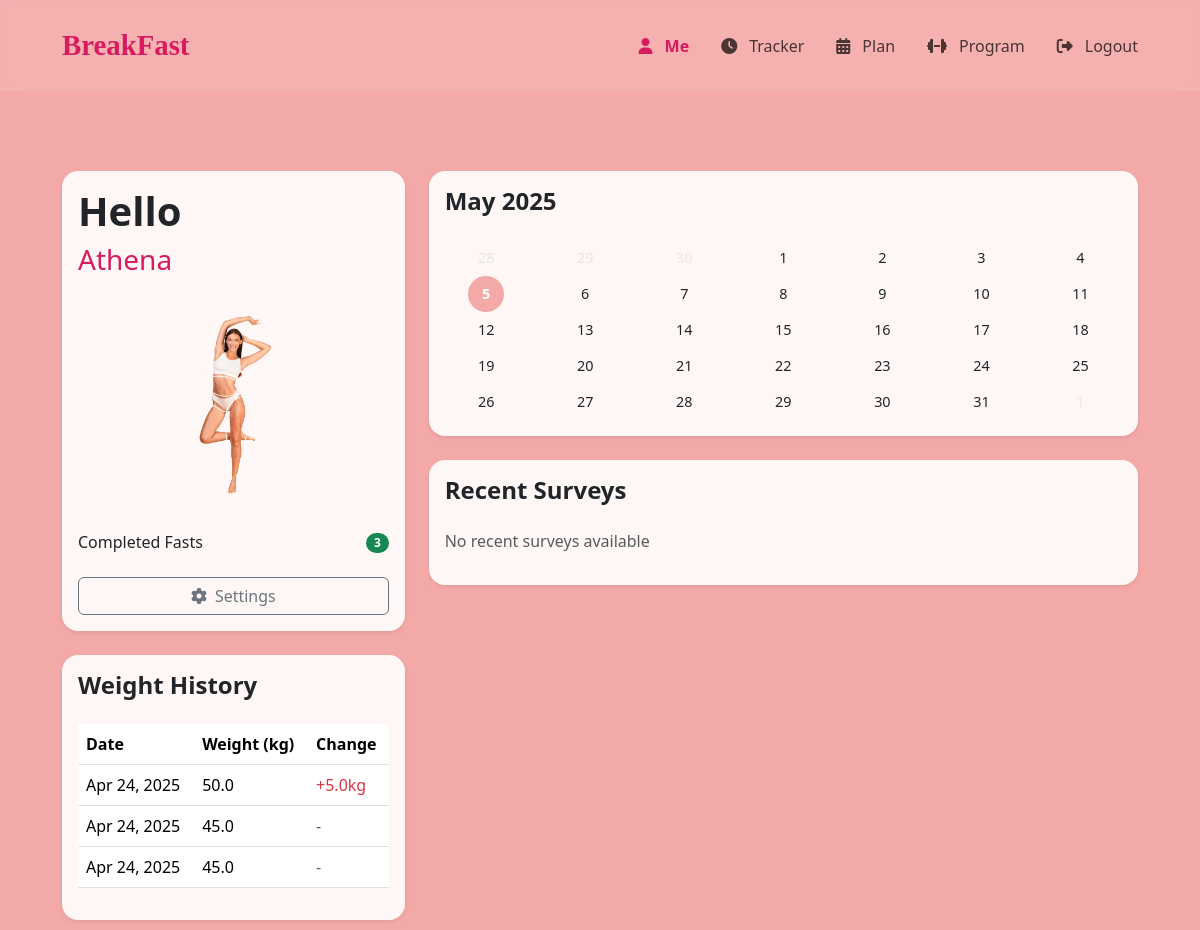
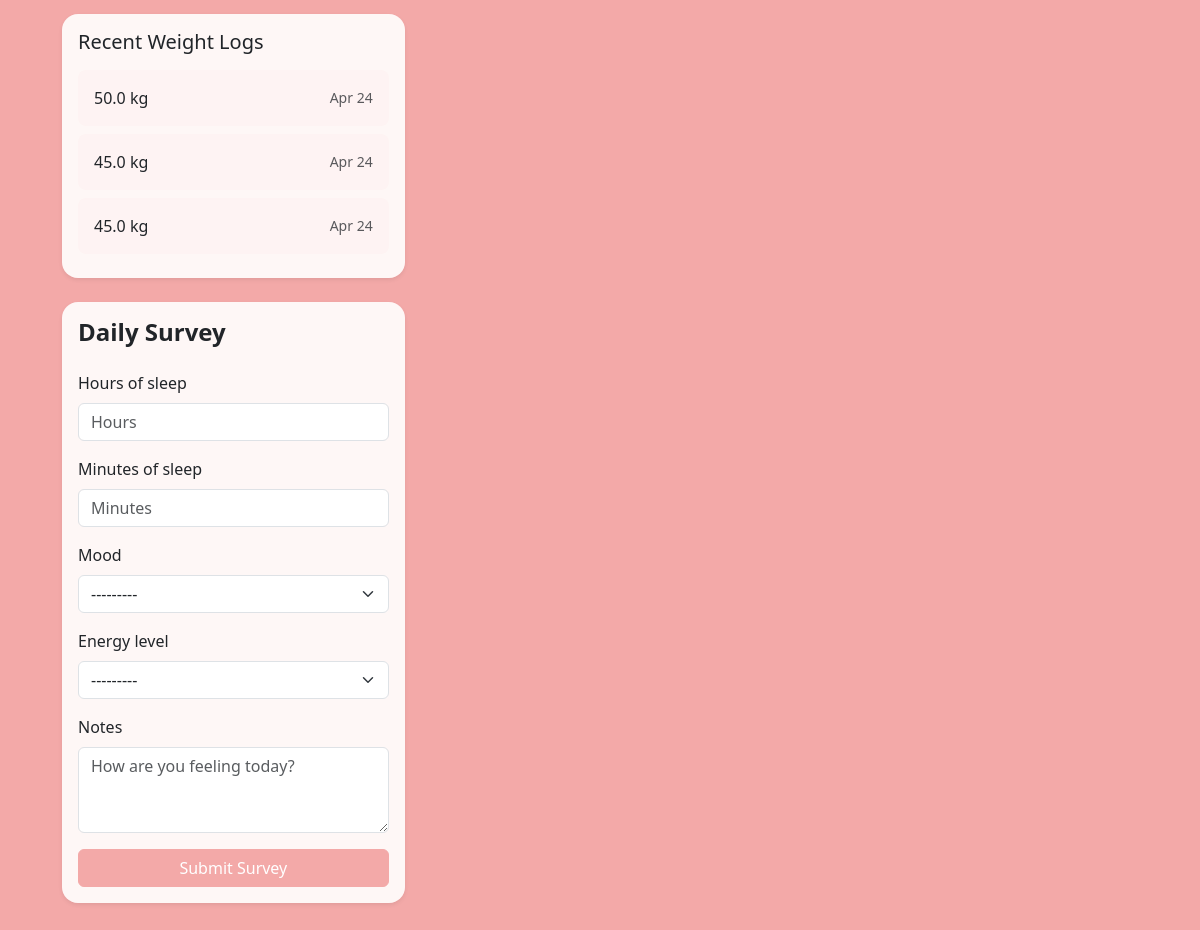
The app's page /breakfast/me/ (signed in) with its own data (2 pictures, top to bottom).
### BreakFast_app/models.py (models this page shows, shortened)
class User(AbstractUser):
    email = models.EmailField(unique=True)
    first_name = models.CharField(max_length=150)
    last_name = models.CharField(max_length=150)
    contact_number = models.CharField(max_length=20, null=True, blank=True)
    profile_picture = models.ImageField(upload_to='profile_pics/', null=True, blank=True)
    USERNAME_FIELD = 'email'
    REQUIRED_FIELDS = ['first_name', 'last_name']

class WeightLog(models.Model):
    user = models.ForeignKey(User, on_delete=models.CASCADE)
    weight = models.FloatField()
    weight_change = models.FloatField(null=True, blank=True)  # Added field for weight change
    body_fat = models.FloatField(null=True, blank=True)
    date = models.DateField(auto_now_add=True)
    notes = models.TextField(null=True, blank=True)
    class Meta:
        ordering = ['-date']

### BreakFast_app/views.py (the view)
# urls.py: path('me/', views.me, name='me'),
@login_required
def me(request):
    user_profile = request.user.userprofile
    today = timezone.now().date()
    current_month = timezone.now().strftime('%B %Y')
    daily_survey = DailySurvey.objects.filter(user=request.user, date=today).first()
    survey_form = None
    if not daily_survey:
        survey_form = DailySurveyForm()
    recent_surveys = DailySurvey.objects.filter(
        user=request.user,
        date__gte=today - timezone.timedelta(days=7)
    ).order_by('-date')
    weight_logs = WeightLog.objects.filter(user=request.user).order_by('-date')[:10]
    completed_fasts = FastingTracker.objects.filter(
        created_by=request.user,
        completed=True
    ).count()
    for i, log in enumerate(weight_logs):
        if i < len(weight_logs) - 1:
            log.weight_change = round(log.weight - weight_logs[i + 1].weight, 1)
        else:
            log.weight_change = 0
    import calendar
    cal = calendar.Calendar(firstweekday=calendar.MONDAY)
    current_date = timezone.now()
    fasting_dates = set(
        FastingTracker.objects.filter(
            created_by=request.user,
            completed=True,
            start_time__year=current_date.year,
            start_time__month=current_date.month
        ).values_list('start_time__day', flat=True)
    )
    calendar_weeks = []
    month_days = cal.monthdatescalendar(current_date.year, current_date.month)
    for week in month_days:
        week_days = []
        for date in week:
            week_days.append({
                'day': date.day,
                'is_current_month': date.month == current_date.month,
                'is_today': date == current_date.date(),
                'has_fast': date.day in fasting_dates
            })
        calendar_weeks.append(week_days)
    context = {
        'user': request.user,
        'user_profile': user_profile,
        'weight_logs': weight_logs,
        'completed_fasts': completed_fasts,
        'daily_survey': daily_survey,
        'survey_form': survey_form,
        'recent_surveys': recent_surveys,
        'current_month': current_month,
        'calendar_weeks': calendar_weeks,
    }
    return render(request, 'me.html', context)

### BreakFast_app/forms.py
class DailySurveyForm(forms.ModelForm):
    class Meta:
        model = DailySurvey
        fields = ['hours_of_sleep', 'minutes_of_sleep', 'mood', 'energy_level', 'notes']
        widgets = {
            'hours_of_sleep': forms.NumberInput(attrs={
                'class': 'form-control',
                'min': '0',
                'max': '23',
                'placeholder': 'Hours'
            }),
            'minutes_of_sleep': forms.NumberInput(attrs={
                'class': 'form-control',
                'min': '0',
                'max': '59',
                'placeholder': 'Minutes'
            }),
            'mood': forms.Select(attrs={
                'class': 'form-select'
            }, choices=[(i, str(i)) for i in range(1, 6)]),
            'energy_level': forms.Select(attrs={
                'class': 'form-select'
            }, choices=[(i, str(i)) for i in range(1, 6)]),
            'notes': forms.Textarea(attrs={
                'class': 'form-control',
                'rows': 3,
                'placeholder': 'How are you feeling today?'
            })
        }

### BreakFast_app/templates/me.html (shortened to what this page needs)
{% extends 'base.html' %}
{% load static %}
{% block content %}
<div class="container py-5">
    <div class="row g-4">
        <div class="col-lg-4">
            <div class="card shadow-sm rounded-4 mb-4">
                <div class="card-body">
                    <h1 class="display-6 fw-bold mb-2">Hello</h1>
                    <h2 class="h3 mb-4" style="color: #d81b60;">{{ user.first_name|default:"Athena" }}</h2>
                    <div class="text-center mb-4">
                        <img src="{% static 'images/ategurl_nbg.png' %}" alt="Profile" class="img-fluid" style="max-width: 200px;">
                    </div>
                    <div class="d-flex justify-content-between align-items-center">
                        <h6 class="mb-0">Completed Fasts</h6>
                        <span class="badge bg-success rounded-pill">{{ completed_fasts }}</span>
                    </div>
                    <a href="{% url 'personalinfo' %}" class="btn btn-outline-secondary w-100 mt-4">
                        <i class="fas fa-cog me-2"></i>Settings
                    </a>
                </div>
            </div>
            <div class="card shadow-sm rounded-4 mb-4">
                <div class="card-body">
                    <h3 class="h4 fw-bold mb-4">Weight History</h3>
                    {% if weight_logs %}
                        <div class="table-responsive">
                            <table class="table table-hover">
                                <thead>
                                    <tr>
                                        <th>Date</th>
                                        <th>Weight (kg)</th>
                                        <th>Change</th>
                                    </tr>
                                </thead>
                                <tbody>
                                    {% for log in weight_logs %}
                                        <tr>
                                            <td>{{ log.date|date:"M d, Y" }}</td>
                                            <td>{{ log.weight }}</td>
                                            <td>
                                                {% if log.weight_change > 0 %}
                                                    <span class="text-danger">+{{ log.weight_change }}kg</span>
                                                {% elif log.weight_change < 0 %}
                                                    <span class="text-success">{{ log.weight_change }}kg</span>
                                                {% else %}
                                                    <span class="text-muted">-</span>
                                                {% endif %}
                                            </td>
                                        </tr>
                                    {% endfor %}
                                </tbody>
                            </table>
                        </div>
                    {% else %}
                        <p class="text-muted text-center">No weight logs yet. Start tracking your weight by completing fasts!</p>
                    {% endif %}
                </div>
            </div>
            <div class="card shadow-sm rounded-4 mb-4">
                <div class="card-body">
                    <h5 class="card-title mb-3">Recent Weight Logs</h5>
                    {% for log in weight_logs %}
                    <div class="log-item">
                        <div class="d-flex justify-content-between align-items-center">
                            <span>{{ log.weight }} kg</span>
                            <small class="text-muted">{{ log.date|date:"M d" }}</small>
                        </div>
                    </div>
                    {% empty %}
                    <p class="text-muted">No weight logs yet</p>
                    {% endfor %}
                </div>
            </div>
            {% if not daily_survey %}
            <div class="card shadow-sm rounded-4 mb-4">
                <div class="card-body">
                    <h3 class="h4 fw-bold mb-4">Daily Survey</h3>
                    <form id="dailySurveyForm" method="post" action="{% url 'submit_daily_survey' %}">
                        {% for field in survey_form %}
                        <div class="mb-3">
                            <label for="{{ field.id_for_label }}" class="form-label">{{ field.label }}</label>
                            {{ field }}
                        </div>
                        {% endfor %}
                        <button type="submit" class="btn btn-primary w-100">Submit Survey</button>
                    </form>
                </div>
            </div>
            {% endif %}
        </div>
        <div class="col-lg-8">
            <div class="card shadow-sm rounded-4 mb-4">
                <div class="card-body">
                    <h3 class="h4 fw-bold mb-4">{{ current_month }}</h3>
                    {% for week in calendar_weeks %}
                    <div class="row g-3 text-center">
                        {% for date in week %}
                        <div class="col">
                            <div class="calendar-day {% if not date.is_current_month %}text-muted opacity-25{% endif %} {% if date.is_today %}today{% endif %} {% if date.has_fast %}has-fast{% endif %}">
                                {{ date.day }}
                            </div>
                        </div>
                        {% endfor %}
                    </div>
                    {% endfor %}
                </div>
            </div>
            <div class="card shadow-sm rounded-4 mb-4">
                <div class="card-body">
                    <h3 class="h4 fw-bold mb-4">Recent Surveys</h3>
                    {% if recent_surveys %}
                        {% for survey in recent_surveys %}
                        <div class="survey-card">
                            <h5>{{ survey.date|date:"F j, Y" }}</h5>
                            <div class="survey-stat">
                                <i class="fas fa-bed"></i>
                                <span>Sleep: {{ survey.hours_of_sleep }} hours</span>
                            </div>
                            <div class="survey-stat">
                                <i class="fas fa-smile"></i>
                                <span>Mood: {{ survey.get_mood_display }}</span>
                            </div>
                            <div class="survey-stat">
                                <i class="fas fa-battery-three-quarters"></i>
                                <span>Energy: {{ survey.get_energy_level_display }}</span>
                            </div>
                            {% if survey.notes %}
                            <div class="mt-2 small text-muted">
                                {{ survey.notes }}
                            </div>
                            {% endif %}
                        </div>
                        {% endfor %}
                    {% else %}
                        <p class="text-muted">No recent surveys available</p>
                    {% endif %}
                </div>
            </div>
        </div>
    </div>
</div>
{% endblock %}

### BreakFast_app/templates/base.html (shortened to what this page needs)
<!DOCTYPE html>
<html lang="en">
<head>
    <link rel="stylesheet" href="https://cdnjs.cloudflare.com/ajax/libs/font-awesome/6.4.0/css/all.min.css">
    <link href="https://cdn.jsdelivr.net/npm/bootstrap@5.3.2/dist/css/bootstrap.min.css" rel="stylesheet">
</head>
<body>
    <nav class="navbar navbar-expand-lg">
        <div class="container">
            <a class="navbar-brand" href="{% url 'home' %}">BreakFast</a>
            <div class="collapse navbar-collapse" id="navbarNav">
                <ul class="navbar-nav ms-auto">
                    {% if user.is_authenticated %}
                    <li class="nav-item">
                        <a class="nav-link {% if request.resolver_match.url_name == 'me' %}active{% endif %}" href="{% url 'me' %}">
                            <i class="fas fa-user me-1"></i>Me
                        </a>
                    </li>
                    <li class="nav-item">
                        <a class="nav-link {% if request.resolver_match.url_name == 'tracker' %}active{% endif %}" href="{% url 'tracker' %}">
                            <i class="fas fa-clock me-1"></i>Tracker
                        </a>
                    </li>
                    <li class="nav-item">
                        <a class="nav-link {% if request.resolver_match.url_name == 'plan' %}active{% endif %}" href="{% url 'plan' %}">
                            <i class="fas fa-calendar-alt me-1"></i>Plan
                        </a>
                    </li>
                    <li class="nav-item">
                        <a class="nav-link {% if request.resolver_match.url_name == 'program' %}active{% endif %}" href="{% url 'program' %}">
                            <i class="fas fa-dumbbell me-1"></i>Program
                        </a>
                    </li>
                    <li class="nav-item">
                        <a class="nav-link" href="{% url 'logout' %}">
                            <i class="fas fa-sign-out-alt me-1"></i>Logout
                        </a>
                    </li>
                    {% endif %}
                </ul>
            </div>
        </div>
    </nav>
    <div class="main-container">
        <div class="container">
            {% block content %}{% endblock %}
        </div>
    </div>
</body>
</html>

### BreakFast_app/templates/base.html (style rules this page uses)
:root { --dark-brown: #4A3434; --light-pink: #F3A9A8; --dark-pink: #d81b60; --hover-brown: #3a2727; }
body { min-height: 100vh; background-color: var(--light-pink); color: var(--dark-brown); }
.navbar { background-color: rgba(255, 255, 255, 0.1) !important; backdrop-filter: blur(10px); -webkit-backdrop-filter: blur(10px); padding: 1rem 0; margin-bottom: 2rem; width: 100%; }
.navbar .container { max-width: 1140px; padding-left: 1rem; padding-right: 1rem; margin: 0 auto; }
.navbar-nav { align-items: center; }
.nav-link { color: var(--dark-brown) !important; font-size: 1rem; font-weight: 500; padding: 0.5rem 1rem !important; transition: all 0.3s ease; display: flex; align-items: center; gap: 0.5rem; }
.nav-link i { font-size: 1rem; }
.nav-link.active { color: var(--dark-pink) !important; font-weight: 600; }
.main-container { min-height: calc(100vh - 76px); width: 100%; padding: 0; }
.main-container .container { max-width: 1140px; padding-left: 1rem; padding-right: 1rem; margin: 0 auto; }
.navbar-brand { color: var(--dark-pink) !important; font-weight: bold; font-family: 'Brush Script MT', 'Comic Sans MS', cursive; font-size: 1.8em; padding: 0.5rem 1rem; border-radius: 0.5rem; transition: all 0.3s ease; }
.card { background-color: rgba(255, 255, 255, 0.9); border: none; border-radius: 1rem; transition: transform 0.2s ease, box-shadow 0.2s ease; }
.btn-primary { background-color: var(--light-pink); border-color: var(--light-pink); color: white; transition: all 0.3s ease; }

### BreakFast_app/templates/me.html (style rules this page uses)
.calendar-day { width: 36px; height: 36px; display: flex; align-items: center; justify-content: center; border-radius: 50%; transition: all 0.3s ease; margin: 0 auto; font-size: 0.9rem; }
.calendar-day.today { background-color: #F3A9A8; color: white; font-weight: bold; }
.calendar-day.text-muted { color: #adb5bd !important; }
.log-item { padding: 1rem; border-radius: 0.5rem; margin-bottom: 0.5rem; background: rgba(243, 169, 168, 0.05); transition: all 0.3s ease; }

### records on screen
User: first_name "Athena"
WeightLog: date "Apr 24, 2025", weight "50.0", weight_change "5.0", date "Apr 24"
WeightLog: date "Apr 24, 2025", weight "45.0", date "Apr 24"
WeightLog: date "Apr 24, 2025", weight "45.0", date "Apr 24"

### other values on screen
{{ completed_fasts }} "3"
{{ field.label }} "Hours of sleep" "Minutes of sleep" "Mood" "Energy level" "Notes"
{{ date.day }} "1" "2" "3" "4" "5" "6" "7" "8" "9" "10" "11" "12" "13" "14" "15" "16" "17" "18" "19" "20" "21" "22" "23" "24" "25" "26" "27" "28" "29" "30" "31"
